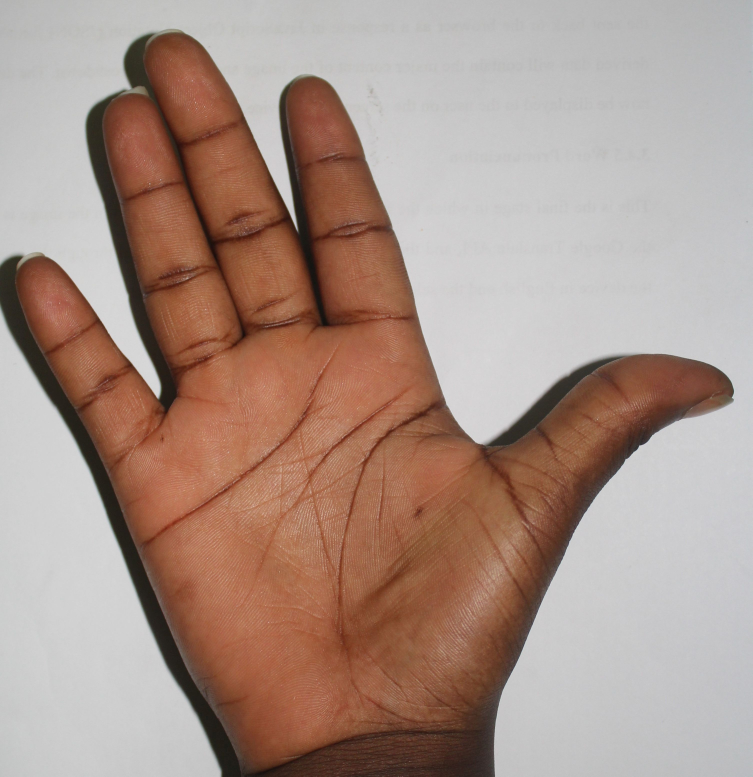
#> input picture src/palm1.JPG, 3009 x 3105 px (shown at 1/4 size); its folder holds only this picture in this run
$ python -i my_masking.py   (imports and definitions only)
#> lines starting #> are read from the running program, lines starting #| are printed output that depends on the picture; after the words box and inside, x2 and y2 are one past the last pixel; in counts of white or black regions, pixels touching at a corner belong together
import os

import cv2
import matplotlib.pyplot as plt
import numpy as np

import my_utils


def load_image(image_path: str):
    # load image as grayscale
    return cv2.imread(image_path, 0)


# [19 lines left out: functions adaptive_mean, adaptive_mean_fix1, not called in this run]


def apative_mean_fix2(image: cv2.typing.MatLike, image_path: str = ""):
    image = get_image(image, image_path)
    image = cv2.adaptiveThreshold(
        image, 255, cv2.ADAPTIVE_THRESH_MEAN_C, cv2.THRESH_BINARY, 111, 13
    )
    # ทำ morphological closing เพื่อลบช่องว่างในเส้นของมือ
    kernel = np.ones((3, 3), np.uint8)  # เปลี่ยน kernel เป็น (3, 3)
    image = cv2.morphologyEx(image, cv2.MORPH_CLOSE, kernel)

    # ทำ morphological opening เพื่อลบ noise เล็กๆ
    image = cv2.morphologyEx(image, cv2.MORPH_OPEN, kernel)

    image = cv2.Canny(image, 50, 150)
    return image


# [5 lines left out: function adaptive_gaussian, not called in this run]


def get_image(image: cv2.typing.MatLike, image_path: str) -> ...:
    # Read as grayscale
    return (
        cv2.imread(image_path, 0)
        if image_path
        else image if image is not None else None
    )


# [4 lines left out: function equalize_histogram, not called in this run]


def denoise(image: cv2.typing.MatLike, image_path: str = ""):
    image = get_image(image, image_path)
    return cv2.fastNlMeansDenoising(image, None)


# [75 lines left out: functions denoise_morphology, plot, plot_datas, export_image, export_masking, not called in this run]

>>> import cv2
>>> picture = cv2.imread('palm1.JPG', cv2.IMREAD_GRAYSCALE)
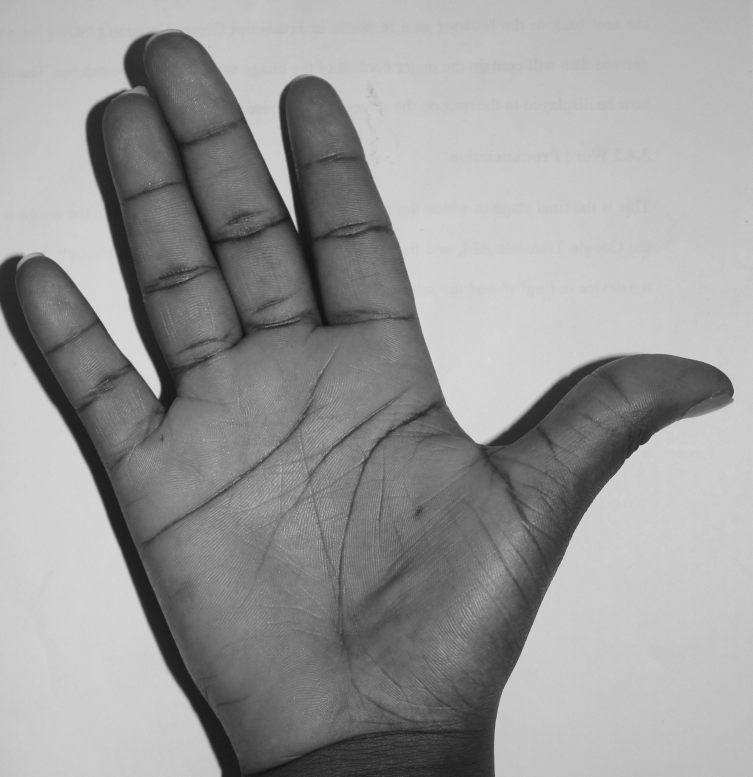
#> picture: shape (3105, 3009) (shown at 1/4 size); min 14, max 255, mean 153
>>> result = apative_mean_fix2(picture)
#> in apative_mean_fix2, `image = cv2.adaptiveThreshold( image, 255, cv2.ADAPTIVE_THRESH_MEAN_C,..`:
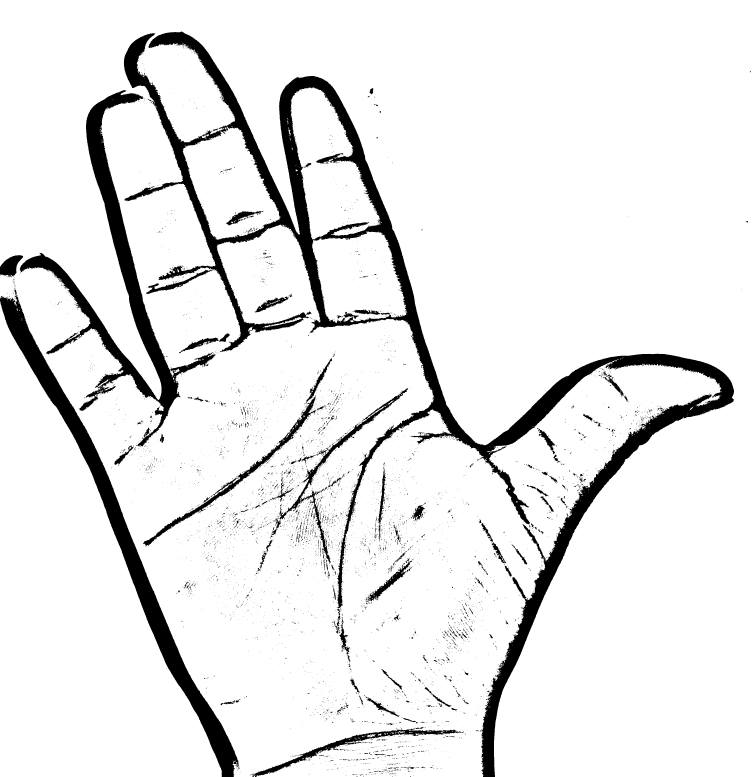
#> image: shape (3105, 3009) (shown at 1/4 size); 91.2% white; 7389 black regions (7024 under 20 px), largest, box (x1, y1, x2, y2) and area: (495, 125, 2936, 3105) 429782, (0, 1181, 956, 3105) 133220, (79, 361, 862, 1787) 126168
#> in apative_mean_fix2, `image = cv2.morphologyEx(image, cv2.MORPH_CLOSE, kernel)`:
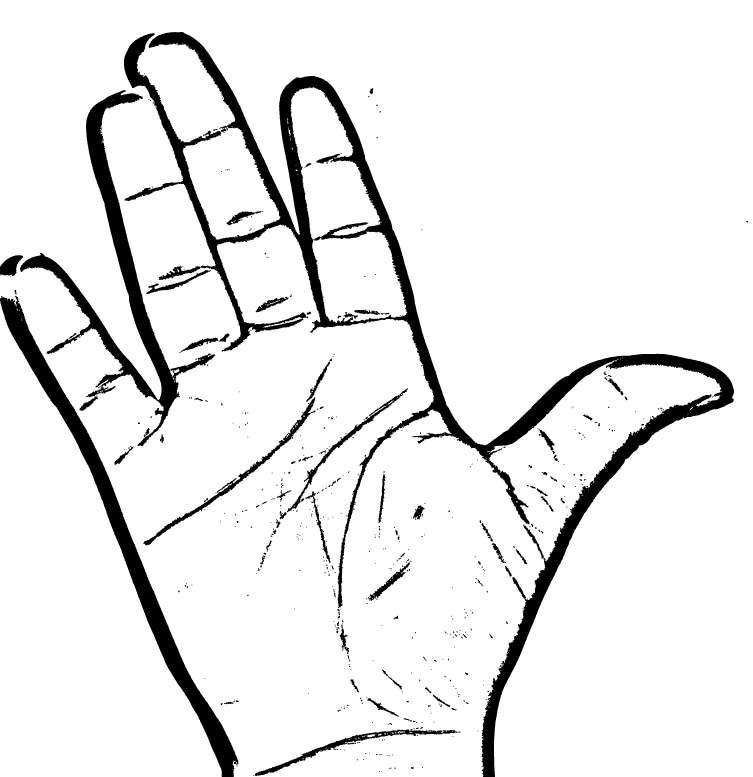
#> image: shape (3105, 3009) (shown at 1/4 size); 91.7% white; 575 black regions (320 under 20 px), largest, box (x1, y1, x2, y2) and area: (496, 128, 2936, 3105) 416716, (0, 1183, 954, 3105) 132984, (80, 361, 861, 1784) 123392
#> in apative_mean_fix2, `image = cv2.morphologyEx(image, cv2.MORPH_OPEN, kernel)`: image: shape (3105, 3009); 91.6% white; 445 black regions (236 under 20 px), largest, box (x1, y1, x2, y2) and area: (496, 128, 2936, 3105) 425275, (0, 1183, 954, 3105) 133173, (80, 361, 861, 1784) 125657
#> in apative_mean_fix2, `image = cv2.Canny(image, 50, 150)`:
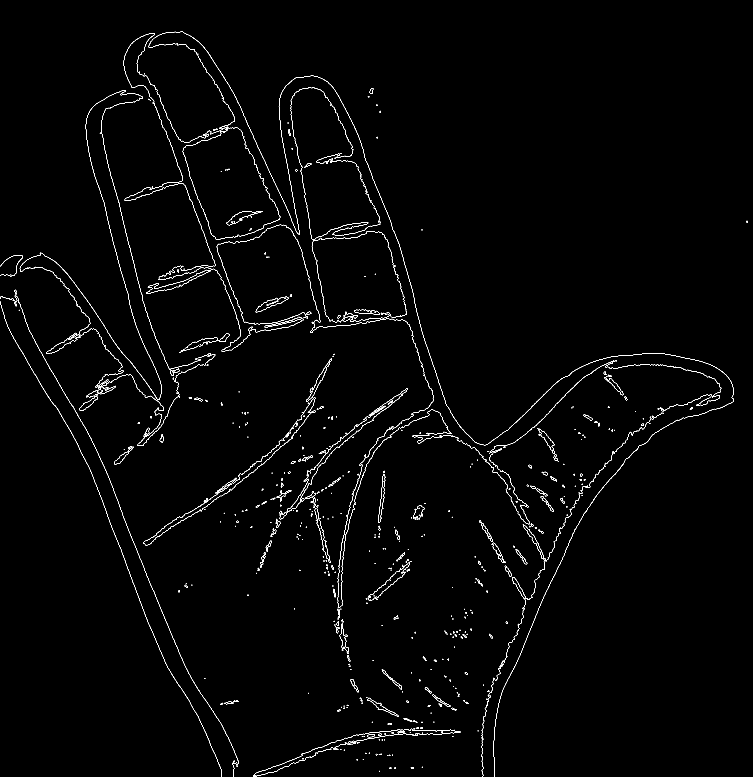
#> image: shape (3105, 3009) (shown at 1/4 size); 0.68% white in thin lines or dots
